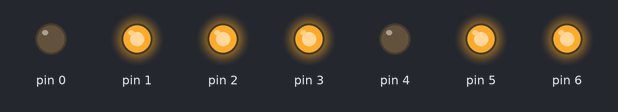
Recording of a sketch running on a simulated Arduino Uno, built with avr-gcc and run on an emulated ATmega328P. Shown: output pins drawn as LEDs (lit = HIGH).

Above: at 0.5 s.
At 2.0 s:
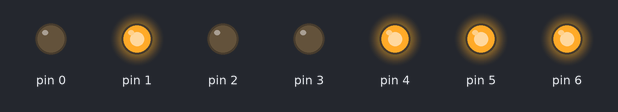
At 3.5 s:
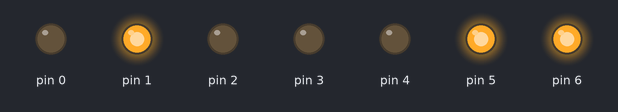
At 4.5 s:
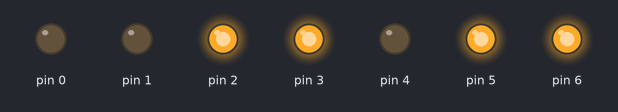
At 6.5 s:
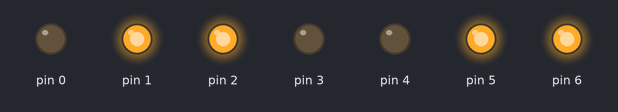
At 7.5 s:
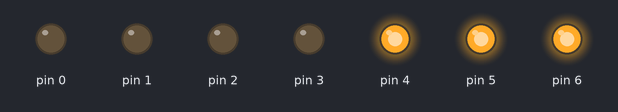
Timing chart, 0 to 9.2 s (numbered marks = the images above):
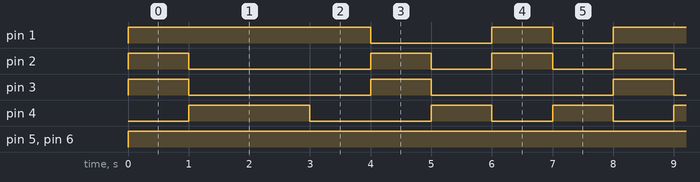

Measured:
- by itself, pin 1: repeats every 8.0 s: LOW 2.0 s, HIGH 1.0 s, LOW 1.0 s, HIGH 4.0 s
- by itself, pin 2: repeats every 8.0 s: LOW 3.0 s, 2 × (HIGH 1.0 s, LOW 1.0 s), HIGH 1.0 s
- by itself, pin 3: alternates HIGH for 1.0 s and LOW for 3.0 s
- by itself, pin 4: repeats every 8.0 s: LOW 2.0 s, 2 × (HIGH 1.0 s, LOW 1.0 s), HIGH 2.0 s
- by itself, pin 5, pin 6: LOW → HIGH at 0.00 s

The sketch:

5-2.ino
```cpp
int sequance[][7] = {
  { 1, 1, 1, 0, 1, 1, 1 },//A
  { 1, 0, 0, 1, 1, 1, 0 },//C
  { 1, 0, 0, 1, 1, 1, 1 },//E
  { 1, 0, 0, 0, 1, 1, 1 },//F
  { 0, 1, 1, 0, 1, 1, 1 },//H
  { 0, 0, 0, 1, 1, 1, 0 },//L
  { 1, 1, 0, 0, 1, 1, 1 },//P
};
void printNumber(int number) {
  for (int i = 0; i < 7; i++) {
    digitalWrite(1 + i, sequance[number][i]);
  }
}
void setup() {
  for (int j = 0; j < 7; j++) {
    pinMode(j, OUTPUT);
  }
}

void loop() {
  for (int i = 0; i < 8; i++) {
    printNumber(i);
    delay(1000);
  }
}
```
